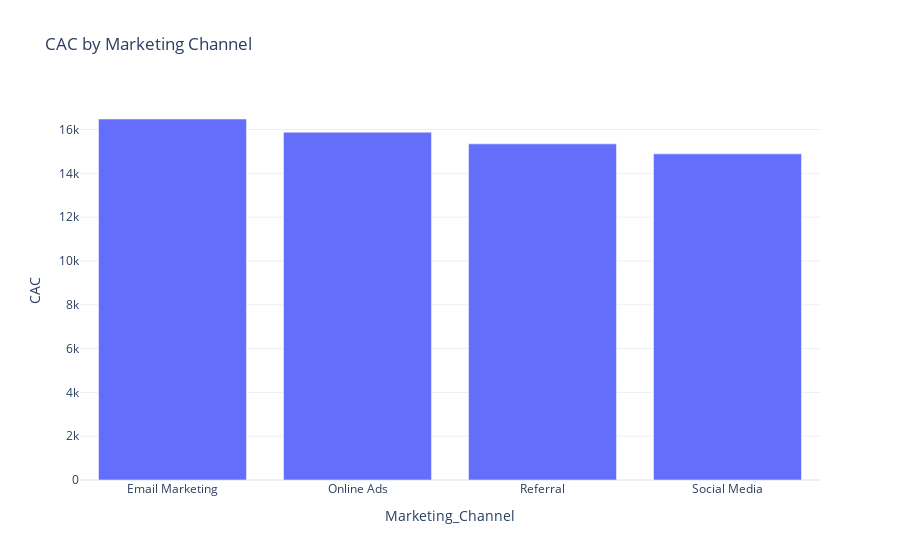

Notebook source saved alongside this figure:
### Markdown cell above
## CAC by marketing channels

### Code cell
# fig1 = px.bar(data,
#               x = 'Marketing_Channel',
#               y = 'CAC',
#               title = 'CAC by Marketing Channel')
# fig1.show()

# Alternatively, we can group the data by Marketing Channel and sum the CAC values. This is more aesthetically pleasing.
CAC_by_channel = data.groupby('Marketing_Channel')['CAC'].sum().reset_index()
fig1 = px.bar(CAC_by_channel,
              x = 'Marketing_Channel',
              y = 'CAC',
              title = 'CAC by Marketing Channel')
fig1.show()

### Figure 1 — Plotly figure (JSON) as saved in the notebook; plotly's stock layout.template omitted (floating-point values rounded to 4 significant figures)
{"data": [{"alignmentgroup": "True", "hovertemplate": "Marketing_Channel=%{x}<br>CAC=%{y}<extra></extra>", "legendgroup": "", "marker": {"color": "#636efa", "pattern": {"shape": ""}}, "name": "", "offsetgroup": "", "orientation": "v", "showlegend": false, "textposition": "auto", "type": "bar", "x": ["Email Marketing", "Online Ads", "Referral", "Social Media"], "xaxis": "x", "y": [16480.0, 15880.0, 15350.0, 14890.0], "yaxis": "y"}], "layout": {"barmode": "relative", "legend": {"tracegroupgap": 0}, "title": {"text": "CAC by Marketing Channel"}, "xaxis": {"anchor": "y", "domain": [0, 1], "title": {"text": "Marketing_Channel"}}, "yaxis": {"anchor": "x", "domain": [0, 1], "title": {"text": "CAC"}}}}
